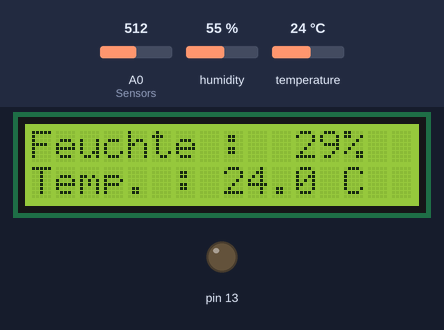
This sketch was run on a simulated Arduino Uno, built with avr-gcc and run on an emulated ATmega328P. Parts: 16×2 character LCD, output pins drawn as LEDs (lit = HIGH). The inputs (shaded band) are chosen by the test bench; at power-on: temperature 24 °C, A0 (Sensors) = 512, humidity 55 %. What the sketch prints to the serial monitor is not drawn.

Above: at 3.6 s.
3.7 s: temperature set to 12 °C
At 6.9 s:
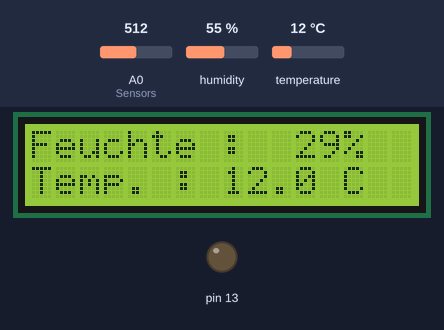
8.2 s: A0 (Sensors) set to 306
At 10.5 s:
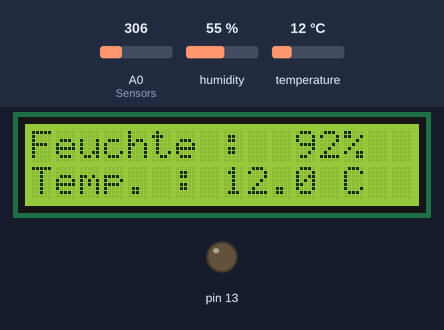
12.7 s: temperature set to 19 °C
At 16.3 s:
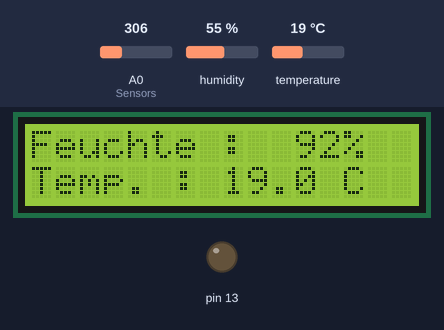
17.2 s: A0 (Sensors) set to 122
At 18.6 s:
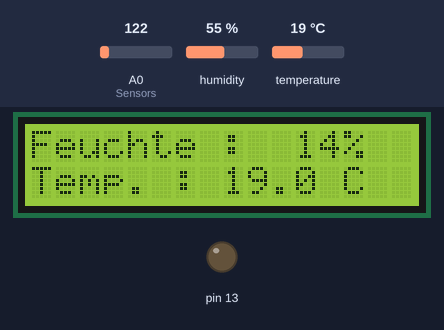
21.7 s: temperature set to 28 °C
At 24.5 s:
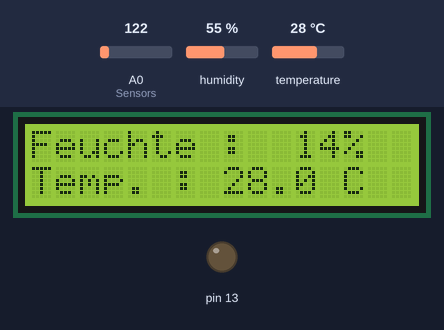
26.2 s: A0 (Sensors) set to 10
At 28.0 s:
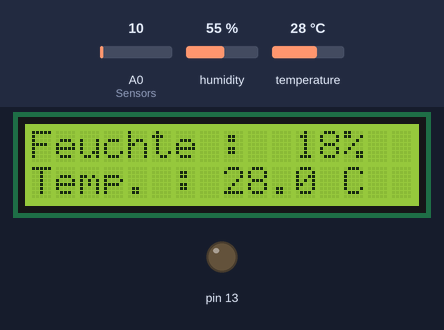
Timing chart, 0 to 29.5 s (numbered marks = the images above; inputs shaded):
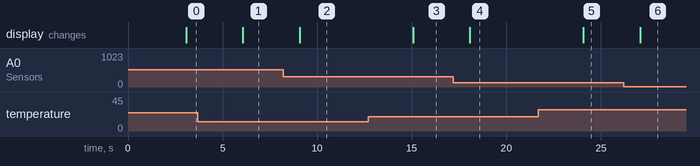

Measured:
- after the input at 3.7 s, the display: changes after 2.4 s (image 1)
- after the input at 8.2 s, the display: changes after 0.87 s (image 2)
- after the input at 12.7 s, the display: changes after 2.4 s (image 3)
- after the input at 17.2 s, the display: changes after 0.87 s (image 4)
- after the input at 21.7 s, the display: changes after 2.4 s (image 5)
- after the input at 26.2 s, the display: changes after 0.88 s (image 6)

The sketch:

Feuchtigkeit_auf_LCD_anzeigen.ino
```cpp
#include <LiquidCrystal.h>
#include <dht_nonblocking.h>
#define DHT_SENSOR_TYPE DHT_TYPE_11

LiquidCrystal lcd(7, 8, 9, 10, 11, 12);

static const int DHT_SENSOR_PIN = 2;
DHT_nonblocking dht_sensor( DHT_SENSOR_PIN, DHT_SENSOR_TYPE );

void setup() {
  Serial.begin(1200);
  pinMode(13, OUTPUT);
  lcd.begin(16, 2);       // LCD Diagonale
  lcd.print("Feuchte :"); // Print a message to the LCD.
  lcd.setCursor(0, 1);
  lcd.print("Temp. :");
}

//////////////////////////////////////////////////////////////////////////

static bool measure_environment( float *temperature, float *humidity)
{
  static unsigned long measurement_timestamp = millis( );

  /* Measure once every four seconds. */
  if( millis( ) - measurement_timestamp > 3000ul )
  {
    if( dht_sensor.measure( temperature, humidity) == true )
    {
      measurement_timestamp = millis( );
      return( true );
    }
  }

  return( false );
}
//////////////////////////////////////////////////////////////////////////
static int measure_ground_humidity()
{
  static unsigned long measurement_timestamp = millis();
  int ground_humidity;
  /* Measure once every four seconds. */
  if( millis( ) - measurement_timestamp > 3000ul )
  {
    ground_humidity = analogRead(A0);   //Analogpin A0 lest die Segnale des Sensors aus

    ground_humidity = map (ground_humidity, 610, 283, 0, 100);    //Mit der map() Funktion werwandeln wir die ausgelese Sinale zu Prozentzahlen
    Serial.println(ground_humidity);

    measurement_timestamp = millis( );
    return( ground_humidity );
  }

  return( -1 );
}
//////////////////////////////////////////////////////////////////////////
static boolean pump()
{
  digitalWrite(13, HIGH);
  delay(5000);
  digitalWrite(13, LOW);
  return(true);
}
//////////////////////////////////////////////////////////////////////////

void loop() {
  float temperature;
  float humidity;
  int ground_humidity;

  // (note: line 1 is the second row, since counting begins with 0):
  ground_humidity = measure_ground_humidity( );

  if(ground_humidity >= 0 ){
    lcd.setCursor(11, 0);
    lcd.print(ground_humidity);
    lcd.print(" ");
    lcd.setCursor(13, 0);
    lcd.print("%");
    if (ground_humidity <= 20){
      pump();
    }
 }
///////////////////////////////////////////////////////////////////////
  if( measure_environment( &temperature, &humidity ) == true )
  {
    Serial.print( "T = " );
    Serial.print( temperature, 1 );
    Serial.print( " deg. C, H = " );
    Serial.print( humidity, 1 );
    Serial.println( "%" );
    lcd.setCursor(13, 1);
    lcd.print("C");
    lcd.setCursor(8, 1);
    lcd.print( temperature, 1 );
  }
}
```
